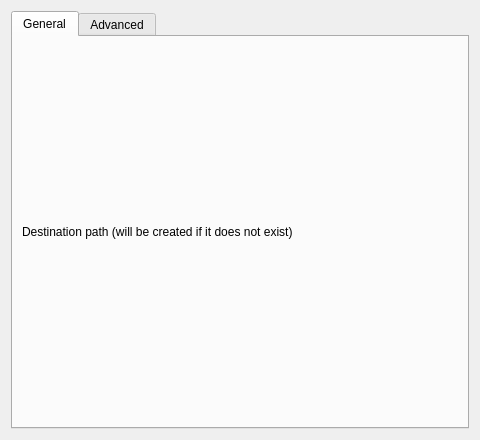
<?xml version="1.0" encoding="UTF-8"?>
<ui version="4.0">
 <comment>
 *
 * extractiondialog.ui
 *
 * Copyright (C) 2012 basysKom GmbH (info@basyskom.com)
 *
 * This library is free software; you can redistribute it and/or
 * modify it under the terms of the GNU Lesser General Public
 * License as published by the Free Software Foundation; either
 * version 2.1 of the License, or (at your option) any later version.
 *
 * This library is distributed in the hope that it will be useful,
 * but WITHOUT ANY WARRANTY; without even the implied warranty of
 * MERCHANTABILITY or FITNESS FOR A PARTICULAR PURPOSE. See the GNU
 * Lesser General Public License for more details.
 *
 * You should have received a copy of the GNU Lesser General Public
 * License along with this library; if not, write to the Free Software
 * Foundation, Inc., 51 Franklin St, Fifth Floor, Boston, MA 02110-1301 USA
 *
 *
</comment>
 <class>ExtractionDialog</class>
 <widget class="QWidget" name="ExtractionDialog">
  <property name="geometry">
   <rect>
    <x>0</x>
    <y>0</y>
    <width>480</width>
    <height>405</height>
   </rect>
  </property>
  <layout class="QVBoxLayout" name="verticalLayout_6">
   <item>
    <widget class="KTabWidget" name="tabWidget">
     <property name="sizePolicy">
      <sizepolicy hsizetype="Minimum" vsizetype="Minimum">
       <horstretch>0</horstretch>
       <verstretch>0</verstretch>
      </sizepolicy>
     </property>
     <property name="accessibleName">
      <string>AdvancedOptionsTab</string>
     </property>
     <property name="locale">
      <locale language="English" country="UnitedStates"/>
     </property>
     <property name="currentIndex">
      <number>0</number>
     </property>
     <property name="automaticResizeTabs">
      <bool>true</bool>
     </property>
     <widget class="QWidget" name="destinationTab">
      <attribute name="title">
       <string comment="@title:tab like in 'General options'">General</string>
      </attribute>
      <layout class="QVBoxLayout" name="verticalLayout_5">
       <item>
        <widget class="QLabel" name="label">
         <property name="text">
          <string>Destination path (will be created if it does not exist)</string>
         </property>
        </widget>
       </item>
      </layout>
     </widget>
     <widget class="QWidget" name="optionsTab">
      <property name="sizePolicy">
       <sizepolicy hsizetype="Minimum" vsizetype="Minimum">
        <horstretch>0</horstretch>
        <verstretch>0</verstretch>
       </sizepolicy>
      </property>
      <property name="accessibleName">
       <string>AdvancedOptionsTab</string>
      </property>
      <property name="locale">
       <locale language="English" country="UnitedStates"/>
      </property>
      <attribute name="title">
       <string comment="@title:tab like in 'Advanced options'">Advanced</string>
      </attribute>
      <layout class="QVBoxLayout" name="verticalLayout_4">
       <item>
        <widget class="QGroupBox" name="groupBox">
         <property name="title">
          <string>Files and Paths</string>
         </property>
         <layout class="QVBoxLayout" name="verticalLayout_3">
          <item>
           <layout class="QHBoxLayout" name="horizontalLayout">
            <item>
             <widget class="QLabel" name="label_2">
              <property name="sizePolicy">
               <sizepolicy hsizetype="Maximum" vsizetype="Preferred">
                <horstretch>0</horstretch>
                <verstretch>0</verstretch>
               </sizepolicy>
              </property>
              <property name="text">
               <string>Overwrite handling</string>
              </property>
             </widget>
            </item>
            <item>
             <widget class="KComboBox" name="conflictsComboBox">
              <item>
               <property name="text">
                <string>Ask before overwrite</string>
               </property>
              </item>
              <item>
               <property name="text">
                <string>Overwrite without asking</string>
               </property>
              </item>
              <item>
               <property name="text">
                <string>Skip existing files</string>
               </property>
              </item>
              <item>
               <property name="text">
                <string>Rename extracted files</string>
               </property>
              </item>
             </widget>
            </item>
           </layout>
          </item>
          <item>
           <widget class="QCheckBox" name="autoSubfoldersCheckBox">
            <property name="toolTip">
             <string>Creates a subfolder for each archive</string>
            </property>
            <property name="text">
             <string>&amp;Automatically create subfolders</string>
            </property>
           </widget>
          </item>
          <item>
           <widget class="QCheckBox" name="preservePathsCheckBox">
            <property name="toolTip">
             <string>Unpack to the absolute paths used in the archive</string>
            </property>
            <property name="text">
             <string>&amp;Preserve Paths</string>
            </property>
           </widget>
          </item>
         </layout>
        </widget>
       </item>
       <item>
        <widget class="QGroupBox" name="archiveGroupBox">
         <property name="title">
          <string>Archive</string>
         </property>
         <layout class="QVBoxLayout" name="verticalLayout_7">
          <item>
           <widget class="QCheckBox" name="testCheckBox">
            <property name="toolTip">
             <string>Check if archive is damaged before trying to extract files</string>
            </property>
            <property name="statusTip">
             <string/>
            </property>
            <property name="whatsThis">
             <string>Check if archive is damaged before trying to extract files</string>
            </property>
            <property name="text">
             <string>Test archive before extracting files</string>
            </property>
           </widget>
          </item>
         </layout>
        </widget>
       </item>
       <item>
        <widget class="QGroupBox" name="systemGroupBox">
         <property name="title">
          <string>System</string>
         </property>
         <layout class="QVBoxLayout" name="verticalLayout_2">
          <item>
           <layout class="QVBoxLayout" name="verticalLayout">
            <item>
             <widget class="QCheckBox" name="multithreadingCheckBox">
              <property name="toolTip">
               <string>Use as many parallel threads as possible</string>
              </property>
              <property name="text">
               <string>Use &amp;Multithreading</string>
              </property>
              <property name="checked">
               <bool>true</bool>
              </property>
             </widget>
            </item>
            <item>
             <widget class="QCheckBox" name="utf8CheckBox">
              <property name="toolTip">
               <string>Fixes the filename encoding</string>
              </property>
              <property name="text">
               <string>&amp;Fix filename encoding</string>
              </property>
              <property name="checked">
               <bool>true</bool>
              </property>
             </widget>
            </item>
            <item>
             <widget class="QCheckBox" name="openFolderCheckBox">
              <property name="toolTip">
               <string>Opens the destination folder in a file browser</string>
              </property>
              <property name="text">
               <string>Open &amp;destination folder after extraction</string>
              </property>
             </widget>
            </item>
            <item>
             <widget class="QCheckBox" name="closeAfterExtractionCheckBox">
              <property name="toolTip">
               <string>Ark will be close when all files have been extracted</string>
              </property>
              <property name="text">
               <string>&amp;Close Ark after extraction</string>
              </property>
             </widget>
            </item>
           </layout>
          </item>
         </layout>
        </widget>
       </item>
       <item>
        <spacer name="verticalSpacer">
         <property name="orientation">
          <enum>Qt::Vertical</enum>
         </property>
         <property name="sizeHint" stdset="0">
          <size>
           <width>20</width>
           <height>43</height>
          </size>
         </property>
        </spacer>
       </item>
      </layout>
     </widget>
    </widget>
   </item>
  </layout>
 </widget>
 <customwidgets>
  <customwidget>
   <class>KComboBox</class>
   <extends>QComboBox</extends>
   <header>kcombobox.h</header>
  </customwidget>
  <customwidget>
   <class>KTabWidget</class>
   <extends>QTabWidget</extends>
   <header>ktabwidget.h</header>
   <container>1</container>
  </customwidget>
 </customwidgets>
 <resources/>
 <connections/>
</ui>
